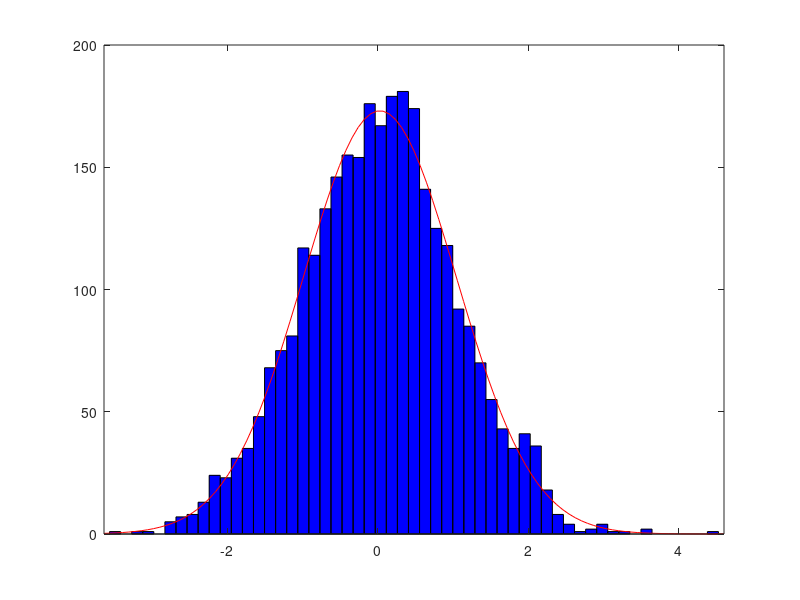

MATLAB code to generate this figure:
x = 1:3000;
y = randn(1,3000);
histfit(y);
mean = sum(y)/length(y);
variance = sum(y.*y)/length(y) - mean^2;
fprintf('calculated mean on randn function is: %f \n', mean);
fprintf('calculated variance on randn function is: %f \n', variance);